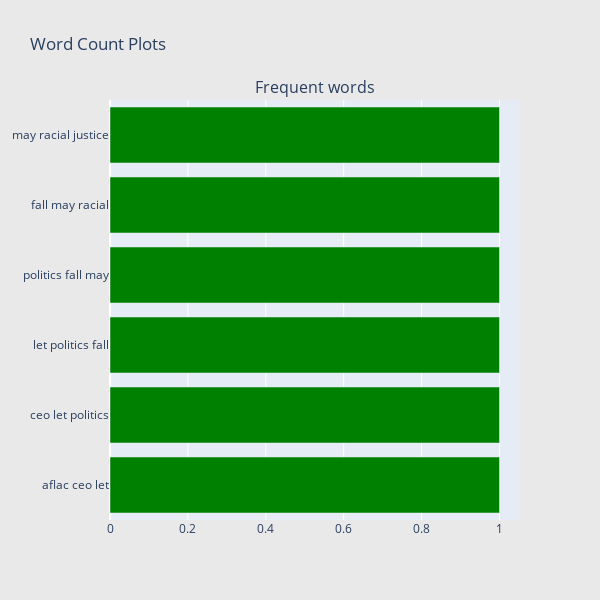

The code cell stored with this chart in its notebook:
### Code cell
## Get the bar chart from 5 rated reviews ##
freq_dict = defaultdict(int)
for sent in df["Headline_Lower"]:
    for word in generate_ngrams(sent,3):
        freq_dict[word] += 1
fd_sorted = pd.DataFrame(sorted(freq_dict.items(), key=lambda x: x[1])[::-1])
fd_sorted.columns = ["word", "wordcount"]
trace0 = horizontal_bar_chart(fd_sorted.head(10), 'green')

# Creating two subplots
fig = tools.make_subplots(rows=1, cols=1, vertical_spacing=0.04,
                          subplot_titles=["Frequent words"])
fig.append_trace(trace0, 1, 1)
#fig.append_trace(trace1, 1, 2)
fig['layout'].update(height=600, width=600, paper_bgcolor='rgb(233,233,233)', title="Word Count Plots")
py.iplot(fig, filename='word-plots');

### Figure 1 — Plotly figure (JSON) as saved in the notebook; plotly's stock layout.template omitted (floating-point values rounded to 4 significant figures)
{"data": [{"marker": {"color": "green"}, "orientation": "h", "showlegend": false, "type": "bar", "x": [1, 1, 1, 1, 1, 1], "xaxis": "x", "y": ["aflac ceo let", "ceo let politics", "let politics fall", "politics fall may", "fall may racial", "may racial justice"], "yaxis": "y"}], "layout": {"annotations": [{"font": {"size": 16}, "showarrow": false, "text": "Frequent words", "x": 0.5, "xanchor": "center", "xref": "paper", "y": 1, "yanchor": "bottom", "yref": "paper"}], "height": 600, "paper_bgcolor": "rgb(233,233,233)", "title": {"text": "Word Count Plots"}, "width": 600, "xaxis": {"anchor": "y", "domain": [0, 1]}, "yaxis": {"anchor": "x", "domain": [0, 1]}}}
